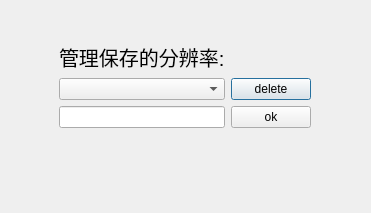
<?xml version="1.0" encoding="UTF-8"?>
<ui version="4.0">
 <class>ResolutionManagerDlg</class>
 <widget class="QDialog" name="ResolutionManagerDlg">
  <property name="geometry">
   <rect>
    <x>0</x>
    <y>0</y>
    <width>371</width>
    <height>213</height>
   </rect>
  </property>
  <property name="windowTitle">
   <string>Dialog</string>
  </property>
  <layout class="QGridLayout" name="gridLayout_3">
   <item row="0" column="0">
    <widget class="QWidget" name="widget" native="true">
     <layout class="QGridLayout" name="gridLayout">
      <item row="3" column="2">
       <widget class="QLineEdit" name="resolution">
        <property name="readOnly">
         <bool>true</bool>
        </property>
       </widget>
      </item>
      <item row="4" column="2">
       <spacer name="verticalSpacer_3">
        <property name="orientation">
         <enum>Qt::Vertical</enum>
        </property>
        <property name="sizeHint" stdset="0">
         <size>
          <width>20</width>
          <height>40</height>
         </size>
        </property>
       </spacer>
      </item>
      <item row="1" column="2">
       <widget class="QLabel" name="label">
        <property name="font">
         <font>
          <pointsize>15</pointsize>
         </font>
        </property>
        <property name="text">
         <string>管理保存的分辨率:</string>
        </property>
       </widget>
      </item>
      <item row="0" column="2">
       <spacer name="verticalSpacer">
        <property name="orientation">
         <enum>Qt::Vertical</enum>
        </property>
        <property name="sizeHint" stdset="0">
         <size>
          <width>20</width>
          <height>40</height>
         </size>
        </property>
       </spacer>
      </item>
      <item row="2" column="0">
       <spacer name="horizontalSpacer">
        <property name="orientation">
         <enum>Qt::Horizontal</enum>
        </property>
        <property name="sizeHint" stdset="0">
         <size>
          <width>40</width>
          <height>20</height>
         </size>
        </property>
       </spacer>
      </item>
      <item row="2" column="4">
       <spacer name="horizontalSpacer_2">
        <property name="orientation">
         <enum>Qt::Horizontal</enum>
        </property>
        <property name="sizeHint" stdset="0">
         <size>
          <width>40</width>
          <height>20</height>
         </size>
        </property>
       </spacer>
      </item>
      <item row="2" column="2">
       <widget class="QComboBox" name="name">
        <property name="editable">
         <bool>false</bool>
        </property>
       </widget>
      </item>
      <item row="5" column="0">
       <spacer name="horizontalSpacer_3">
        <property name="orientation">
         <enum>Qt::Horizontal</enum>
        </property>
        <property name="sizeHint" stdset="0">
         <size>
          <width>40</width>
          <height>20</height>
         </size>
        </property>
       </spacer>
      </item>
      <item row="6" column="2">
       <spacer name="verticalSpacer_2">
        <property name="orientation">
         <enum>Qt::Vertical</enum>
        </property>
        <property name="sizeHint" stdset="0">
         <size>
          <width>20</width>
          <height>40</height>
         </size>
        </property>
       </spacer>
      </item>
      <item row="2" column="3">
       <widget class="QPushButton" name="pb_delete">
        <property name="text">
         <string>delete</string>
        </property>
       </widget>
      </item>
      <item row="3" column="3">
       <widget class="QPushButton" name="pushButton">
        <property name="text">
         <string>ok</string>
        </property>
       </widget>
      </item>
     </layout>
    </widget>
   </item>
  </layout>
 </widget>
 <resources/>
 <connections/>
</ui>
